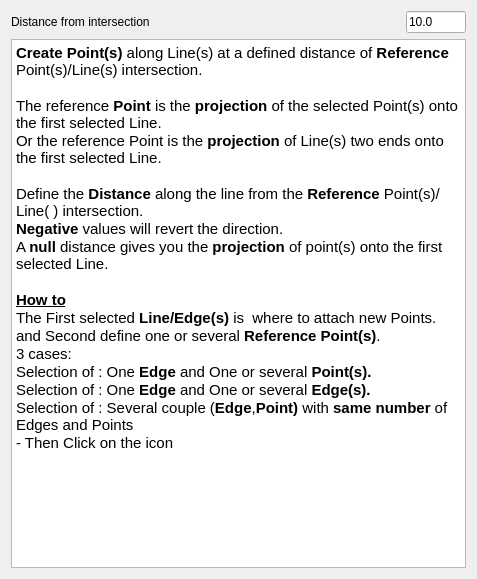
<?xml version="1.0" encoding="UTF-8"?>
<ui version="4.0">
 <class>Dialog</class>
 <widget class="QDialog" name="Dialog">
  <property name="geometry">
   <rect>
    <x>0</x>
    <y>0</y>
    <width>477</width>
    <height>579</height>
   </rect>
  </property>
  <property name="windowTitle">
   <string>Dialog</string>
  </property>
  <layout class="QGridLayout" name="gridLayout">
   <item row="0" column="0">
    <layout class="QHBoxLayout" name="horizontalLayout">
     <item>
      <widget class="QLabel" name="UI_DistanceLinePoint_label">
       <property name="text">
        <string>Distance from intersection</string>
       </property>
      </widget>
     </item>
     <item>
      <widget class="QLineEdit" name="UI_Distance">
       <property name="maximumSize">
        <size>
         <width>60</width>
         <height>16777215</height>
        </size>
       </property>
       <property name="toolTip">
        <string>&lt;html&gt;&lt;head/&gt;&lt;body&gt;&lt;p&gt;Distance along the line from the Reference Point intersection.&lt;/p&gt;&lt;p&gt;Negative values will revert the direction. &lt;/p&gt;&lt;/body&gt;&lt;/html&gt;</string>
       </property>
       <property name="text">
        <string>10.0</string>
       </property>
      </widget>
     </item>
    </layout>
   </item>
   <item row="1" column="0">
    <widget class="QTextBrowser" name="textBrowser">
     <property name="html">
      <string>&lt;!DOCTYPE HTML PUBLIC &quot;-//W3C//DTD HTML 4.0//EN&quot; &quot;http://www.w3.org/TR/REC-html40/strict.dtd&quot;&gt;
&lt;html&gt;&lt;head&gt;&lt;meta name=&quot;qrichtext&quot; content=&quot;1&quot; /&gt;&lt;style type=&quot;text/css&quot;&gt;
p, li { white-space: pre-wrap; }
&lt;/style&gt;&lt;/head&gt;&lt;body style=&quot; font-family:'Ubuntu'; font-size:11pt; font-weight:400; font-style:normal;&quot;&gt;
&lt;p style=&quot; margin-top:0px; margin-bottom:0px; margin-left:0px; margin-right:0px; -qt-block-indent:0; text-indent:0px;&quot;&gt;&lt;span style=&quot; font-weight:600;&quot;&gt;Create Point(s)&lt;/span&gt; along Line(s) at a defined distance of &lt;span style=&quot; font-weight:600;&quot;&gt;Reference&lt;/span&gt; Point(s)/Line(s) intersection.&lt;/p&gt;
&lt;p style=&quot;-qt-paragraph-type:empty; margin-top:0px; margin-bottom:0px; margin-left:0px; margin-right:0px; -qt-block-indent:0; text-indent:0px;&quot;&gt;&lt;br /&gt;&lt;/p&gt;
&lt;p style=&quot; margin-top:0px; margin-bottom:0px; margin-left:0px; margin-right:0px; -qt-block-indent:0; text-indent:0px;&quot;&gt;The reference &lt;span style=&quot; font-weight:600;&quot;&gt;Point&lt;/span&gt; is the &lt;span style=&quot; font-weight:600;&quot;&gt;projection&lt;/span&gt; of the selected Point(s) onto the first selected Line.&lt;/p&gt;
&lt;p style=&quot; margin-top:0px; margin-bottom:0px; margin-left:0px; margin-right:0px; -qt-block-indent:0; text-indent:0px;&quot;&gt;Or the reference Point is the &lt;span style=&quot; font-weight:600;&quot;&gt;projection&lt;/span&gt; of Line(s) two ends onto the first selected Line.&lt;/p&gt;
&lt;p style=&quot;-qt-paragraph-type:empty; margin-top:0px; margin-bottom:0px; margin-left:0px; margin-right:0px; -qt-block-indent:0; text-indent:0px;&quot;&gt;&lt;br /&gt;&lt;/p&gt;
&lt;p style=&quot; margin-top:0px; margin-bottom:0px; margin-left:0px; margin-right:0px; -qt-block-indent:0; text-indent:0px;&quot;&gt;Define the &lt;span style=&quot; font-weight:600;&quot;&gt;Distance&lt;/span&gt; along the line from the &lt;span style=&quot; font-weight:600;&quot;&gt;Reference&lt;/span&gt; Point(s)/Line( ) intersection.&lt;/p&gt;
&lt;p style=&quot; margin-top:0px; margin-bottom:0px; margin-left:0px; margin-right:0px; -qt-block-indent:0; text-indent:0px;&quot;&gt;&lt;span style=&quot; font-weight:600;&quot;&gt;Negative&lt;/span&gt; values will revert the direction.&lt;/p&gt;
&lt;p style=&quot; margin-top:0px; margin-bottom:0px; margin-left:0px; margin-right:0px; -qt-block-indent:0; text-indent:0px;&quot;&gt;A &lt;span style=&quot; font-weight:600;&quot;&gt;null&lt;/span&gt; distance gives you the &lt;span style=&quot; font-weight:600;&quot;&gt;projection&lt;/span&gt; of point(s) onto the first selected Line.&lt;/p&gt;
&lt;p style=&quot;-qt-paragraph-type:empty; margin-top:0px; margin-bottom:0px; margin-left:0px; margin-right:0px; -qt-block-indent:0; text-indent:0px;&quot;&gt;&lt;br /&gt;&lt;/p&gt;
&lt;p style=&quot; margin-top:0px; margin-bottom:0px; margin-left:0px; margin-right:0px; -qt-block-indent:0; text-indent:0px;&quot;&gt;&lt;span style=&quot; font-weight:600; text-decoration: underline;&quot;&gt;How to&lt;/span&gt;&lt;/p&gt;
&lt;p style=&quot; margin-top:0px; margin-bottom:0px; margin-left:0px; margin-right:0px; -qt-block-indent:0; text-indent:0px;&quot;&gt;The First selected &lt;span style=&quot; font-weight:600;&quot;&gt;Line/Edge(s) &lt;/span&gt;is&lt;span style=&quot; font-weight:600;&quot;&gt;  &lt;/span&gt;where to attach new Points.&lt;/p&gt;
&lt;p style=&quot; margin-top:0px; margin-bottom:0px; margin-left:0px; margin-right:0px; -qt-block-indent:0; text-indent:0px;&quot;&gt;and Second define one or several &lt;span style=&quot; font-weight:600;&quot;&gt;Reference Point(s)&lt;/span&gt;.&lt;/p&gt;
&lt;p style=&quot; margin-top:0px; margin-bottom:0px; margin-left:0px; margin-right:0px; -qt-block-indent:0; text-indent:0px;&quot;&gt;3 cases:&lt;/p&gt;
&lt;p style=&quot; margin-top:0px; margin-bottom:0px; margin-left:0px; margin-right:0px; -qt-block-indent:0; text-indent:0px;&quot;&gt;Selection of : One &lt;span style=&quot; font-weight:600;&quot;&gt;Edge &lt;/span&gt;and One or several&lt;span style=&quot; font-weight:600;&quot;&gt; Point(s).&lt;/span&gt;&lt;/p&gt;
&lt;p style=&quot; margin-top:0px; margin-bottom:0px; margin-left:0px; margin-right:0px; -qt-block-indent:0; text-indent:0px;&quot;&gt;Selection of : One &lt;span style=&quot; font-weight:600;&quot;&gt;Edge&lt;/span&gt; and One or several&lt;span style=&quot; font-weight:600;&quot;&gt; Edge(s).&lt;/span&gt;&lt;/p&gt;
&lt;p style=&quot; margin-top:0px; margin-bottom:0px; margin-left:0px; margin-right:0px; -qt-block-indent:0; text-indent:0px;&quot;&gt;Selection of : Several couple (&lt;span style=&quot; font-weight:600;&quot;&gt;Edge&lt;/span&gt;,&lt;span style=&quot; font-weight:600;&quot;&gt;Point)&lt;/span&gt; with &lt;span style=&quot; font-weight:600;&quot;&gt;same number&lt;/span&gt; of Edges and Points&lt;/p&gt;
&lt;p style=&quot; margin-top:0px; margin-bottom:0px; margin-left:0px; margin-right:0px; -qt-block-indent:0; text-indent:0px;&quot;&gt;- Then Click on the icon&lt;/p&gt;&lt;/body&gt;&lt;/html&gt;</string>
     </property>
    </widget>
   </item>
  </layout>
 </widget>
 <resources/>
 <connections/>
</ui>
